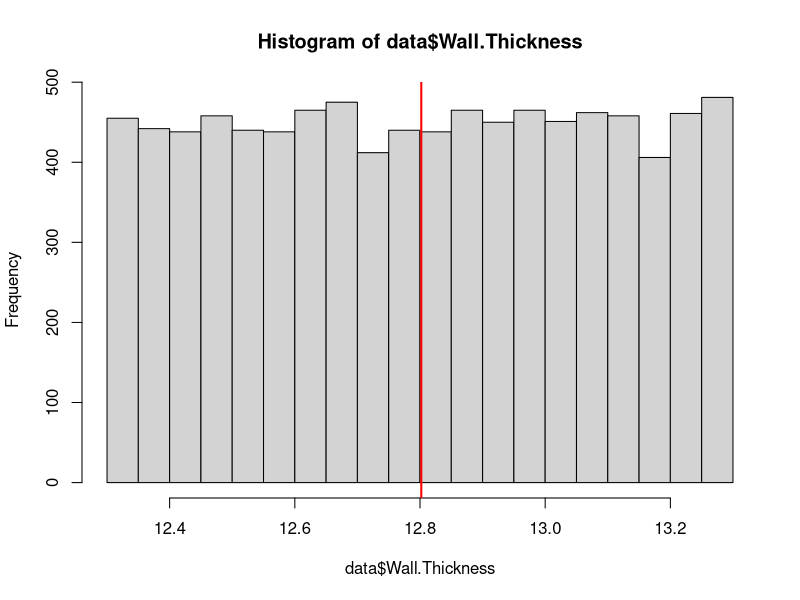
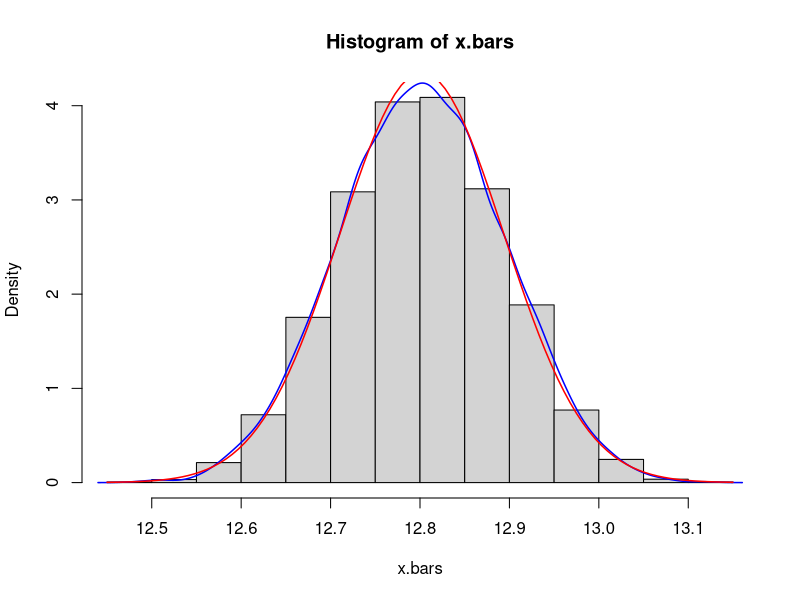
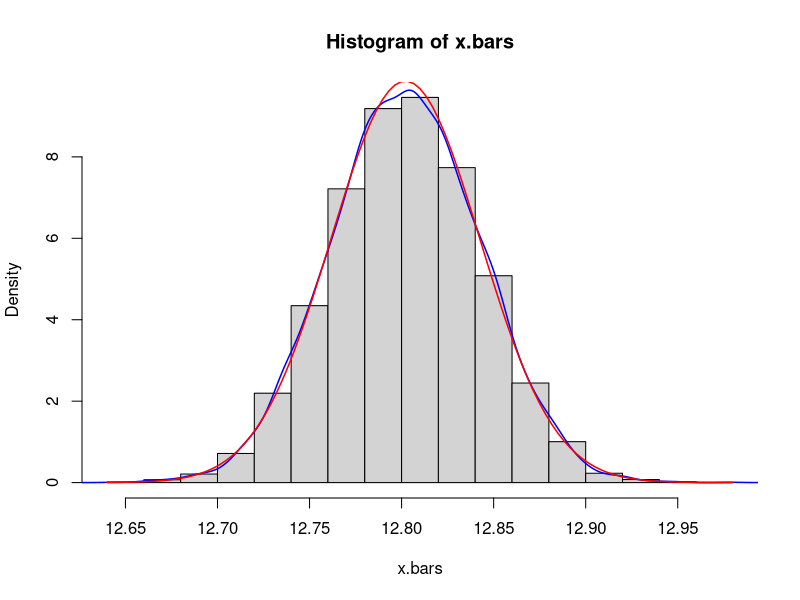
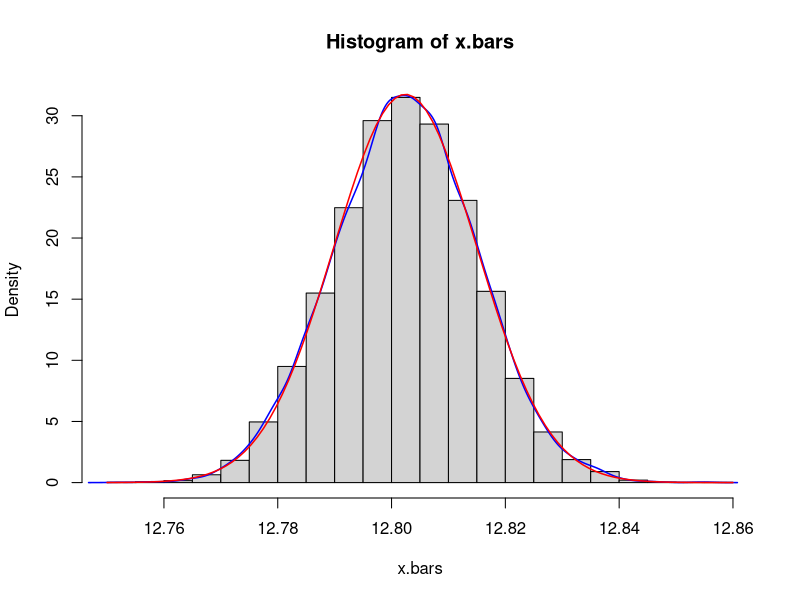
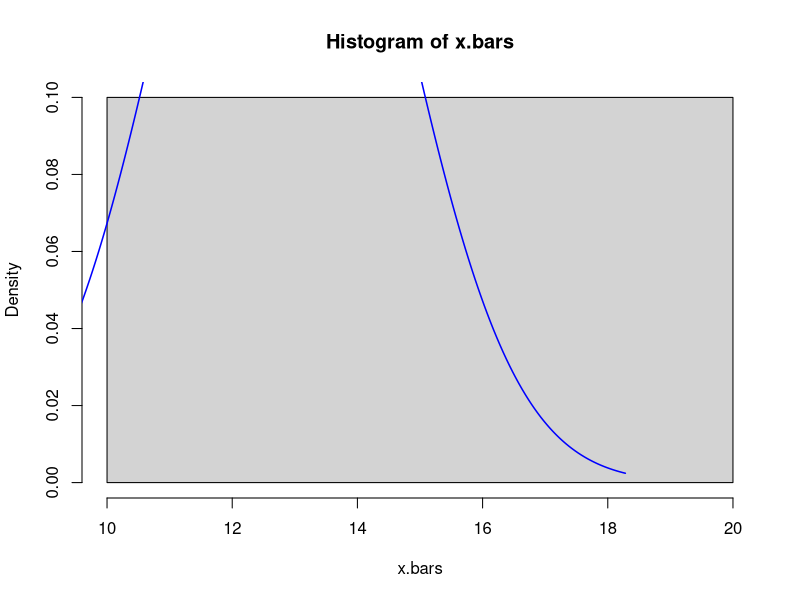

R code for these plots, in order:
# (a)
data <- read.csv("data/Clt-data.csv")


# (b)
nrow(data)
head(data, 10)


# (c)
mu <- mean(data$Wall.Thickness)
mu
hist(data$Wall.Thickness)


# (d)
abline(v = mu, col = "red", lwd = 2)


##
plotSample <- function(size = 10) {
    x.bars <- c()
    for(i in 1:10000) {
        s <- sample(data$Wall.Thickness, size)
        x.bar <- mean(s)
        x.bars <- c(x.bars, x.bar)
    }
    
    hist(x.bars, prob = T)
    # abline(v = mean(x.bars), col = "blue")
    lines(density(x.bars), lwd = 1.5, col = "blue")
    
    mu <- mean(x.bars)
    std <- sd(x.bars)
    cat("Mean: ", mu, "\n")
    cat("Standard deviation: ", std)
    
    if(std > 0) {
        curve(dnorm(x, mean = mu, sd = std),
              lwd = 1.5, col = "red",
              add = T)
    }
}

#(a)
plotSample(size = 10)

# (b)
plotSample(size = 50)
plotSample(size = 500)
plotSample(size = 9000)

